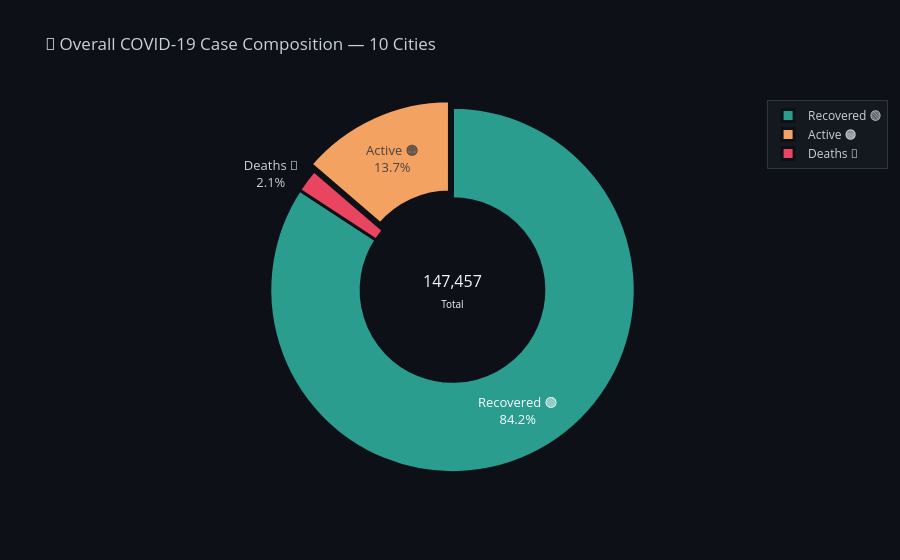

Here is the notebook cell this chart was saved with:
### Markdown cell above
### 🥧 6B · Donut Chart — Case Composition

### Code cell
totals = latest[['Active','Recovered','Deaths']].sum()
colors_pie = ['#f4a261','#2a9d8f','#e94560']

fig = go.Figure(go.Pie(
    labels=['Active 🟠', 'Recovered 🟢', 'Deaths 🔴'],
    values=totals.values, hole=0.5,
    marker=dict(colors=colors_pie, line=dict(color='#0d1117', width=3)),
    textinfo='label+percent',
    textfont_size=13,
    pull=[0.04, 0, 0],
    hovertemplate='%{label}<br>Count: %{value:,}<br>Share: %{percent}<extra></extra>'
))
fig.update_layout(
    **PLOTLY_LAYOUT,
    title='🥧 Overall COVID-19 Case Composition — 10 Cities',
    annotations=[dict(text=f'{int(totals.sum()):,}<br><span style="font-size:10px">Total</span>',
                      x=0.5, y=0.5, font_size=16, showarrow=False,
                      font_color='#f0f6fc')]
)
fig.show()

### Figure 1 — Plotly figure (JSON) as saved in the notebook; plotly's stock layout.template omitted (floating-point values rounded to 4 significant figures)
{"data": [{"hole": 0.5, "hovertemplate": "%{label}<br>Count: %{value:,}<br>Share: %{percent}<extra></extra>", "labels": ["Active 🟠", "Recovered 🟢", "Deaths 🔴"], "marker": {"colors": ["#f4a261", "#2a9d8f", "#e94560"], "line": {"color": "#0d1117", "width": 3}}, "pull": [0.04, 0, 0], "textfont": {"size": 13}, "textinfo": "label+percent", "type": "pie", "values": [20183, 124176, 3098]}], "layout": {"annotations": [{"font": {"color": "#f0f6fc", "size": 16}, "showarrow": false, "text": "147,457<br><span style=\"font-size:10px\">Total</span>", "x": 0.5, "y": 0.5}], "font": {"color": "#c9d1d9"}, "hovermode": "x unified", "legend": {"bgcolor": "rgba(22,27,34,0.85)", "bordercolor": "#30363d", "borderwidth": 1}, "paper_bgcolor": "#0d1117", "plot_bgcolor": "#161b22", "title": {"text": "🥧 Overall COVID-19 Case Composition — 10 Cities"}}}
